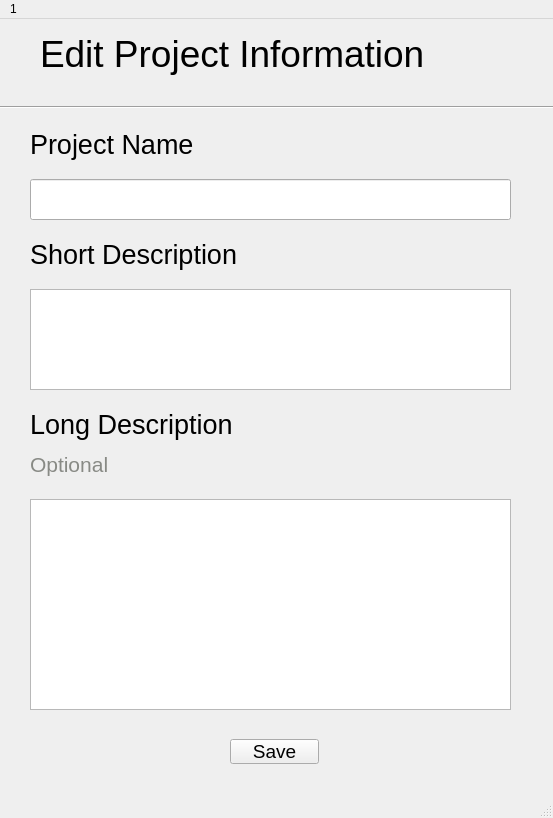
<?xml version="1.0" encoding="UTF-8"?>
<ui version="4.0">
 <class>EditProjectInfoWindow</class>
 <widget class="QMainWindow" name="EditProjectInfoWindow">
  <property name="geometry">
   <rect>
    <x>0</x>
    <y>0</y>
    <width>553</width>
    <height>818</height>
   </rect>
  </property>
  <property name="windowTitle">
   <string>MainWindow</string>
  </property>
  <widget class="QWidget" name="centralwidget">
   <widget class="QLabel" name="label">
    <property name="geometry">
     <rect>
      <x>40</x>
      <y>10</y>
      <width>591</width>
      <height>51</height>
     </rect>
    </property>
    <property name="text">
     <string>&lt;html&gt;&lt;head/&gt;&lt;body&gt;&lt;p&gt;&lt;span style=&quot; font-size:28pt;&quot;&gt;Edit Project Information&lt;/span&gt;&lt;/p&gt;&lt;/body&gt;&lt;/html&gt;</string>
    </property>
   </widget>
   <widget class="Line" name="line">
    <property name="geometry">
     <rect>
      <x>0</x>
      <y>80</y>
      <width>1161</width>
      <height>16</height>
     </rect>
    </property>
    <property name="orientation">
     <enum>Qt::Horizontal</enum>
    </property>
   </widget>
   <widget class="QLabel" name="label_2">
    <property name="geometry">
     <rect>
      <x>30</x>
      <y>100</y>
      <width>481</width>
      <height>51</height>
     </rect>
    </property>
    <property name="text">
     <string>&lt;html&gt;&lt;head/&gt;&lt;body&gt;&lt;p&gt;&lt;span style=&quot; font-size:20pt;&quot;&gt;Project Name&lt;/span&gt;&lt;/p&gt;&lt;/body&gt;&lt;/html&gt;</string>
    </property>
   </widget>
   <widget class="QLabel" name="label_4">
    <property name="geometry">
     <rect>
      <x>30</x>
      <y>210</y>
      <width>481</width>
      <height>51</height>
     </rect>
    </property>
    <property name="text">
     <string>&lt;html&gt;&lt;head/&gt;&lt;body&gt;&lt;p&gt;&lt;span style=&quot; font-size:20pt;&quot;&gt;Short Description&lt;/span&gt;&lt;/p&gt;&lt;/body&gt;&lt;/html&gt;</string>
    </property>
   </widget>
   <widget class="QLineEdit" name="lineEdit">
    <property name="geometry">
     <rect>
      <x>30</x>
      <y>160</y>
      <width>481</width>
      <height>41</height>
     </rect>
    </property>
   </widget>
   <widget class="QTextEdit" name="textEdit">
    <property name="geometry">
     <rect>
      <x>30</x>
      <y>270</y>
      <width>481</width>
      <height>101</height>
     </rect>
    </property>
   </widget>
   <widget class="QLabel" name="label_5">
    <property name="geometry">
     <rect>
      <x>30</x>
      <y>380</y>
      <width>481</width>
      <height>51</height>
     </rect>
    </property>
    <property name="text">
     <string>&lt;html&gt;&lt;head/&gt;&lt;body&gt;&lt;p&gt;&lt;span style=&quot; font-size:20pt;&quot;&gt;Long Description&lt;/span&gt;&lt;/p&gt;&lt;/body&gt;&lt;/html&gt;</string>
    </property>
   </widget>
   <widget class="QLabel" name="label_6">
    <property name="geometry">
     <rect>
      <x>30</x>
      <y>420</y>
      <width>481</width>
      <height>51</height>
     </rect>
    </property>
    <property name="text">
     <string>&lt;html&gt;&lt;head/&gt;&lt;body&gt;&lt;p&gt;&lt;span style=&quot; font-size:16pt; color:#888a85;&quot;&gt;Optional&lt;/span&gt;&lt;/p&gt;&lt;/body&gt;&lt;/html&gt;</string>
    </property>
   </widget>
   <widget class="QTextEdit" name="textEdit_2">
    <property name="geometry">
     <rect>
      <x>30</x>
      <y>480</y>
      <width>481</width>
      <height>211</height>
     </rect>
    </property>
   </widget>
   <widget class="QPushButton" name="saveBtn">
    <property name="geometry">
     <rect>
      <x>230</x>
      <y>720</y>
      <width>89</width>
      <height>25</height>
     </rect>
    </property>
    <property name="font">
     <font>
      <pointsize>14</pointsize>
     </font>
    </property>
    <property name="text">
     <string>Save</string>
    </property>
   </widget>
  </widget>
  <widget class="QMenuBar" name="menubar">
   <property name="geometry">
    <rect>
     <x>0</x>
     <y>0</y>
     <width>553</width>
     <height>22</height>
    </rect>
   </property>
   <widget class="QMenu" name="menuInteractive_System_Modelling">
    <property name="title">
     <string>1</string>
    </property>
   </widget>
   <addaction name="menuInteractive_System_Modelling"/>
  </widget>
  <widget class="QStatusBar" name="statusbar"/>
 </widget>
 <resources/>
 <connections/>
</ui>
